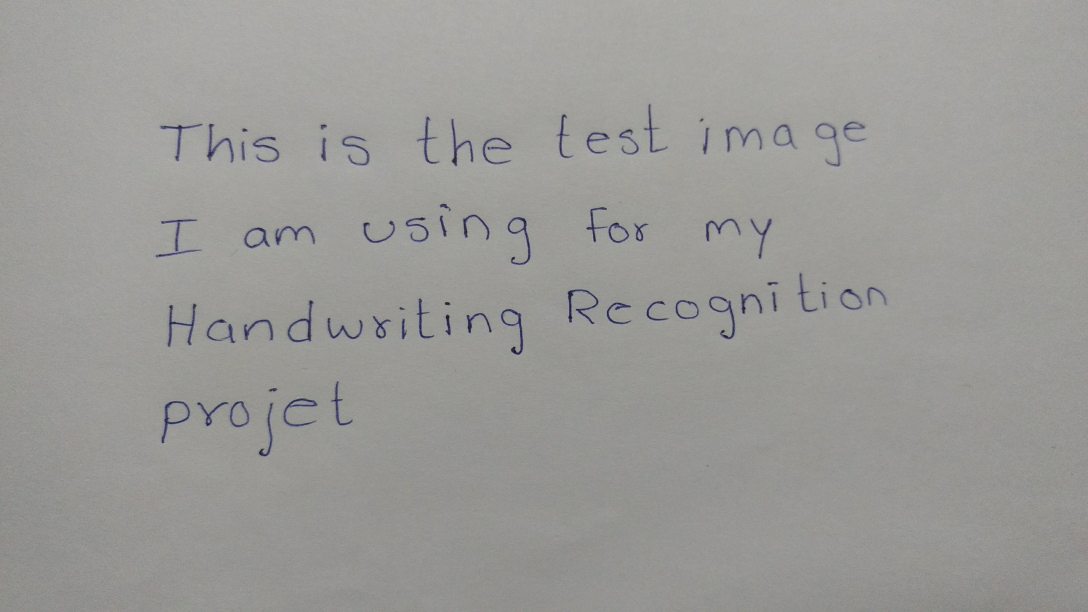
#> input picture testimage.jpg, 3264 x 1836 px (shown at 1/3 size)
$ python example.py   (Python 2 division)
#> lines starting #> are read from the running program, lines starting #| are printed output that depends on the picture; after the words box and inside, x2 and y2 are one past the last pixel; in counts of white or black regions, pixels touching at a corner belong together
### Image_Processing/imgpreprocess.py
"""
imgpreprocess.py
~~~~~~~~~~~~~~~~
A module to preprocess and segement an image containing digits in several lines
into lines and further into separate digits. These segmented images of digits
are then fed to neural networks for recognition.
"""

import numpy as np
import matplotlib.pyplot as plt
import os
import cv2
import Image_Processing.center_image as c_img


class Preprocess(object):

    """Preprocess class is initialized by passing an image as argument."""

    def __init__(self, imagepath):
        """:param str imagepath :  the path of the image to be segmented"""
#> called with imagepath = 'testimage.jpg'
        if type(imagepath) == str:
            if os.path.isfile(imagepath):
                try:
                    self.image = cv2.imread(imagepath, 0)
#> self.image: shape (1836, 3264); min 11, max 186, mean 154.2
                except IOError:
                    print(imagepath, "not an image file")
            else:
                raise IOError("File doesnot exist")
        else:
            raise TypeError("Expected imagepath as a string")

    def segment_lines(self, bin_block_size=0.5):
        """The image containing text is segmented into lines and returns
        a list of the lines

        :return: List of arrays, each array is a line from image

        """
        bin_block_size = int(bin_block_size * 399)
        denoised_img = cv2.fastNlMeansDenoising(binaryimg
                                                (self.image, bin_block_size),
                                                None, 200, 7, 7)
#> in binaryimg, `binary_image = cv2.adaptiveThreshold(blur_image, 1, cv2.ADAPTIVE_THRES..`:
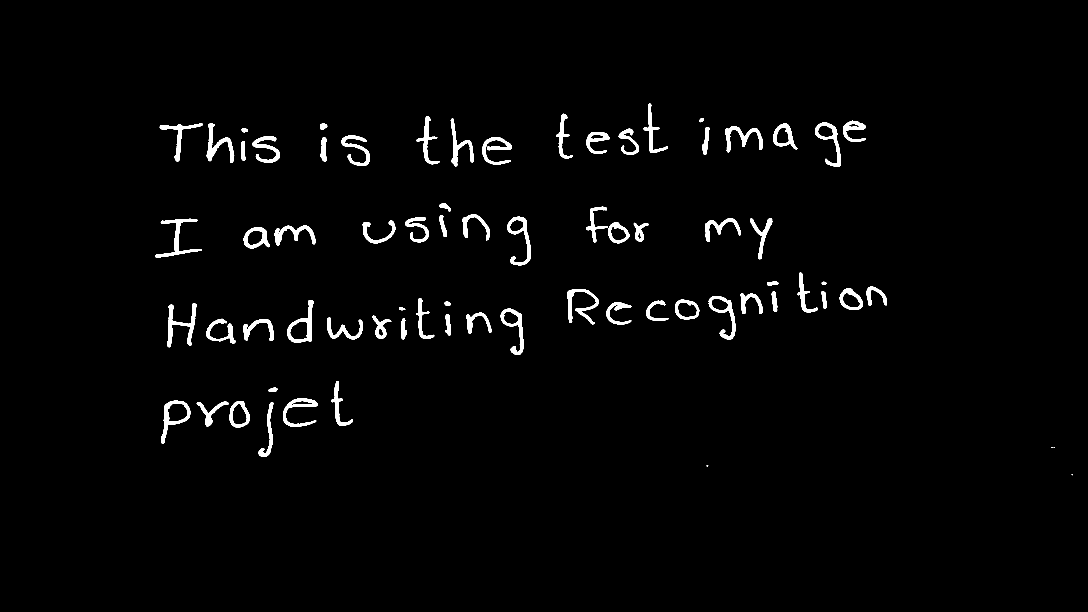
#> binary_image: shape (1836, 3264) (shown at 1/3 size); values 0 (black) and 1 (white), 1.9% white; 72 white regions (4 under 20 px), largest, box (x1, y1, x2, y2) and area: (501, 910, 591, 1042) 3204, (466, 656, 606, 774) 3046, (1702, 867, 1796, 973) 2896
#> in binaryimg, `blurred_bin = cv2.GaussianBlur(binary_image, (7, 7), 3)`: blurred_bin: shape (1836, 3264); values 0 (black) and 1 (white), 1.9% white; 68 white regions, largest, box (x1, y1, x2, y2) and area: (501, 910, 591, 1042) 3198, (466, 656, 604, 773) 3033, (1702, 867, 1796, 973) 2886
#> denoised_img: shape (1836, 3264); values 0 (black) and 1 (white), 1.9% white; 68 white regions, largest, box (x1, y1, x2, y2) and area: (501, 910, 590, 1041) 3181, (467, 656, 602, 773) 3009, (1702, 867, 1796, 972) 2873
        cropped_image = cropimg(denoised_img)
#> in cropimg, `y1, y2 = row_sum[0][0], row_sum[0][-1]`: y1 = 312; y2 = 1369
#> in cropimg, `x1, x2 = col_sum[0][0], col_sum[0][-1]`: x1 = 467; x2 = 2660
#> in cropimg, `cropped_image = image[y1:y2 + 1, x1:x2 + 1]`:
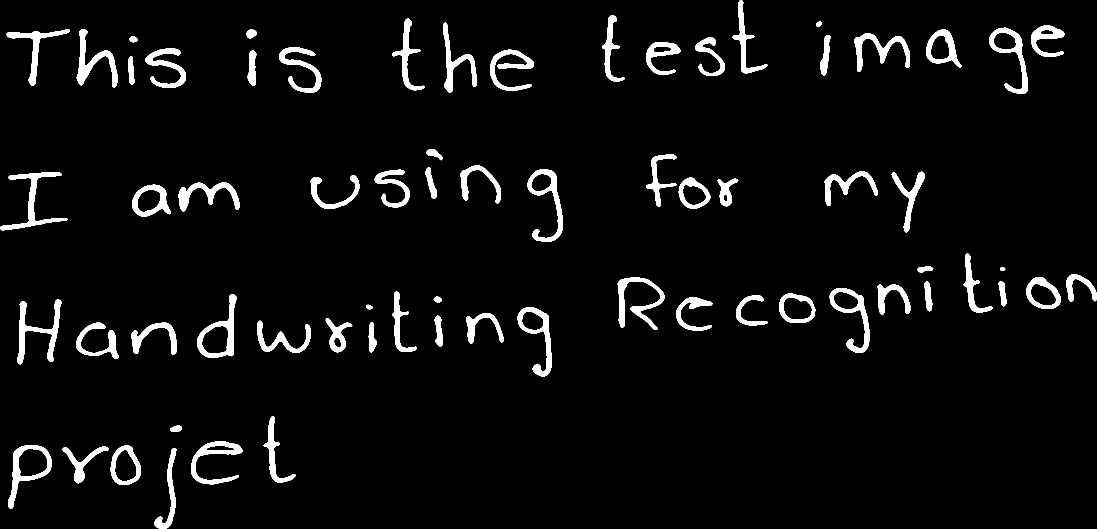
#> cropped_image: shape (1058, 2194) (shown at 1/2 size); values 0 (black) and 1 (white), 4.8% white; 68 white regions, largest, box (x1, y1, x2, y2) and area: (34, 598, 123, 729) 3181, (0, 344, 135, 461) 3009, (1235, 555, 1329, 660) 2873
        plt.imshow(cropped_image)
        plt.show()
        lines = []
        limg = cropped_image.copy()
        last_lin = last_line(limg)
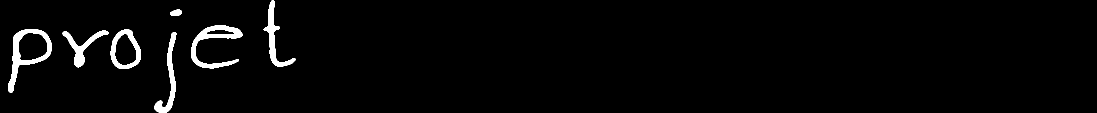
#> last_lin: shape (226, 2194) (shown at 1/2 size); values 0 (black) and 1 (white), 2.6% white; 7 white regions, largest, box (x1, y1, x2, y2) and area: (16, 58, 104, 186) 2788, (382, 50, 486, 137) 2641, (308, 64, 353, 226) 1897
        while not np.sum(limg) == np.sum(last_lin):
            m, n = limg.shape
            p = 0
            for i in range(1, m):
                if np.sum(limg[i, :]) == 0 and\
                   np.sum(limg[i - 1, :]) != 0 and np.sum(limg[i - 5, :]) != 0:
                    lines.append(limg[:i, :])
                    p = i
                    break
            limg = limg[p:, :]
            limg = cropimg(limg)
#> this loop made 3 passes
#> (m, n, y1 in cropimg, y2 in cropimg, x1 in cropimg, x2 in cropimg) on passes 1 to 3: (1058, 2194, 110, 869, 0, 2193), (760, 2194, 23, 573, 16, 2193), (551, 2178, 79, 304, 0, 574)
#> pass 1, in segment_lines, `limg = limg[p:, :]`:
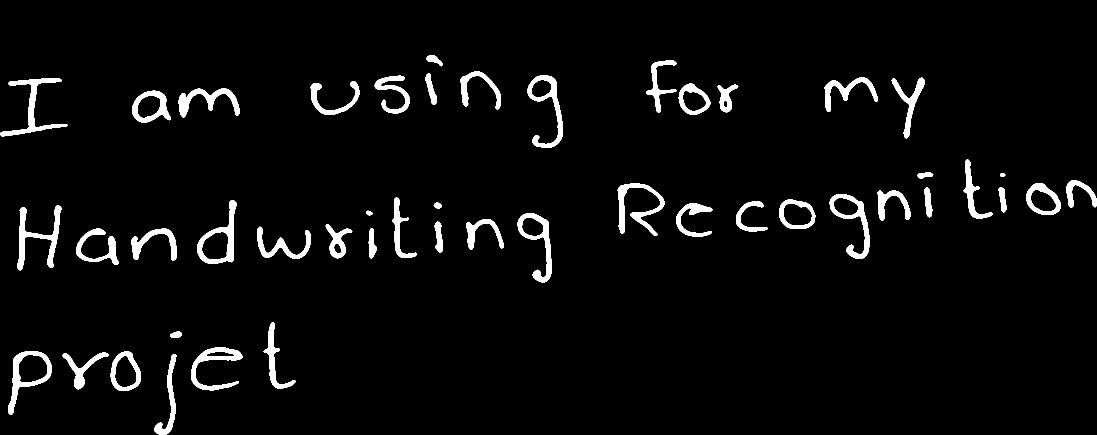
#> limg: shape (870, 2194) (shown at 1/2 size); values 0 (black) and 1 (white), 4% white; 47 white regions, largest, box (x1, y1, x2, y2) and area: (34, 410, 123, 541) 3181, (0, 156, 135, 273) 3009, (1235, 367, 1329, 472) 2873
#> pass 1, in cropimg (call 2), `cropped_image = image[y1:y2 + 1, x1:x2 + 1]`:
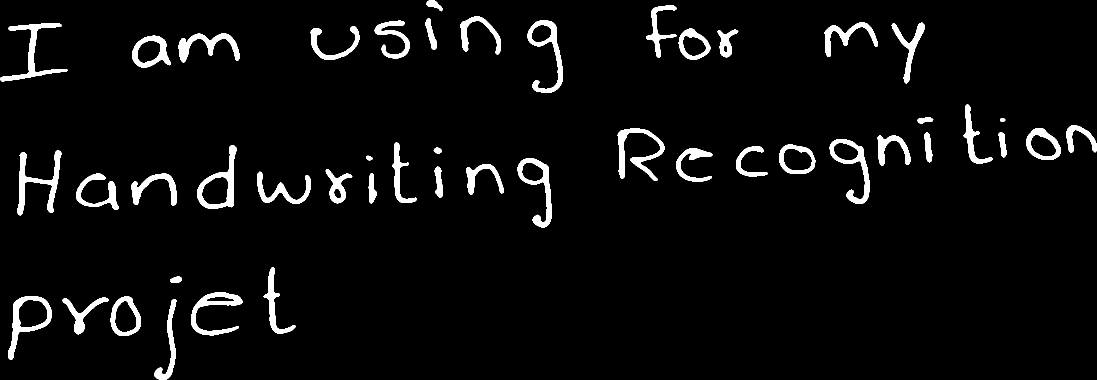
#> cropped_image: shape (760, 2194) (shown at 1/2 size); values 0 (black) and 1 (white), 4.6% white; 47 white regions, largest, box (x1, y1, x2, y2) and area: (34, 300, 123, 431) 3181, (0, 46, 135, 163) 3009, (1235, 257, 1329, 362) 2873
#> pass 2, in cropimg (call 3), `cropped_image = image[y1:y2 + 1, x1:x2 + 1]`:
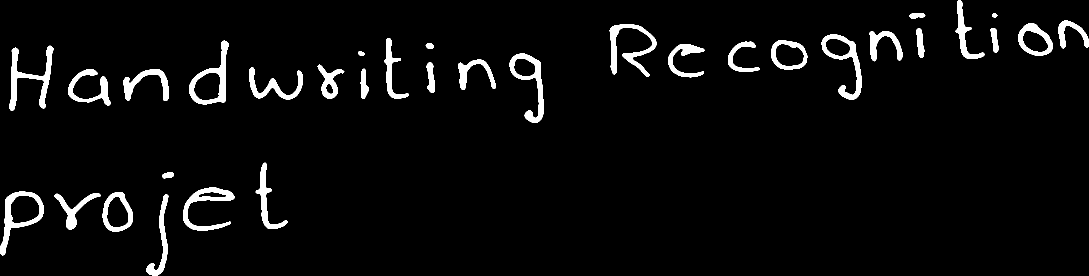
#> cropped_image: shape (551, 2178) (shown at 1/2 size); values 0 (black) and 1 (white), 4.3% white; 33 white regions, largest, box (x1, y1, x2, y2) and area: (18, 91, 107, 222) 3181, (1219, 48, 1313, 153) 2873, (378, 81, 458, 209) 2812
#> after the loop:
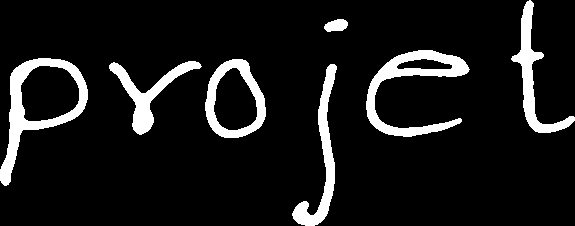
#> limg: shape (226, 575); values 0 (black) and 1 (white), 9.9% white; 7 white regions, largest, box (x1, y1, x2, y2) and area: (0, 58, 88, 186) 2788, (366, 50, 470, 137) 2641, (292, 64, 337, 226) 1897
#> after the loop, lines = 3 items
        lines.append(last_lin)
        line_len_avg = 0
        for line in lines:
            line_len_avg = line_len_avg + float(len(line)) / (2 * len(lines))
#> this loop made 4 passes
#> line_len_avg on passes 1 to 4: 23.5, 46.75, 77.5, 105.8
#> after the loop, line_len_avg = 105.8
        while True:
            K = len(lines)
            for line in lines:
                if len(line) < line_len_avg:
                    lines.remove(line)
            if K == len(lines):
                break
#> this loop made 1 pass
#> K on pass 1: 4
#> after the loop, lines = 4 items
        return lines


def binaryimg(image, bin_block_size):
    """Converts grayscale image to binary image , it gives 1 for black and zero
    for white.

    :param array image: represents the image to be converted to binary

    """
    blur_image = cv2.GaussianBlur(image, (7, 7), 0)
    binary_image = cv2.adaptiveThreshold(blur_image, 1,
                                         cv2.ADAPTIVE_THRESH_MEAN_C,
                                         cv2.THRESH_BINARY_INV,
                                         bin_block_size, 15)
    m, n = binary_image.shape
    binary_image = np.asmatrix(binary_image)
    blurred_bin = cv2.GaussianBlur(binary_image, (7, 7), 3)
    return blurred_bin


def cropimg(image):
    """Crops a binary image tightly

    :param array image:

    """
    col_sum = np.where(np.sum(image, axis=0) > 0)
    row_sum = np.where(np.sum(image, axis=1) > 0)
    y1, y2 = row_sum[0][0], row_sum[0][-1]
    x1, x2 = col_sum[0][0], col_sum[0][-1]
    cropped_image = image[y1:y2 + 1, x1:x2 + 1]
    # import pdb;pdb.set_trace()
    return cropped_image


def last_line(img):
    """Takes cropped binary image as input and gives the segment
    of image containing last line of text

    :param array img:

    """
    m, n = img.shape
    for i in list(reversed(range(m - 1))):
        if np.sum(img[i, :]) == 0 and np.sum(img[i + 1, :]) != 0:
            lline1 = img[i + 1:, :]
            break
    return lline1


# [59 lines left out: functions segment_characters, last_char, not called in this run]

### example.py
import Image_Processing.imgpreprocess as igp
import Image_Processing.segpreprocess as sgp
from Neural_Network import text_recog as tr
from PIL import Image
from PIL import ImageOps
import numpy as np
import os

k = igp.Preprocess("testimage.jpg")
lines = k.segment_lines()
#> lines = 4 items

#> (the run stopped early here; a loop or call above may not have finished)
